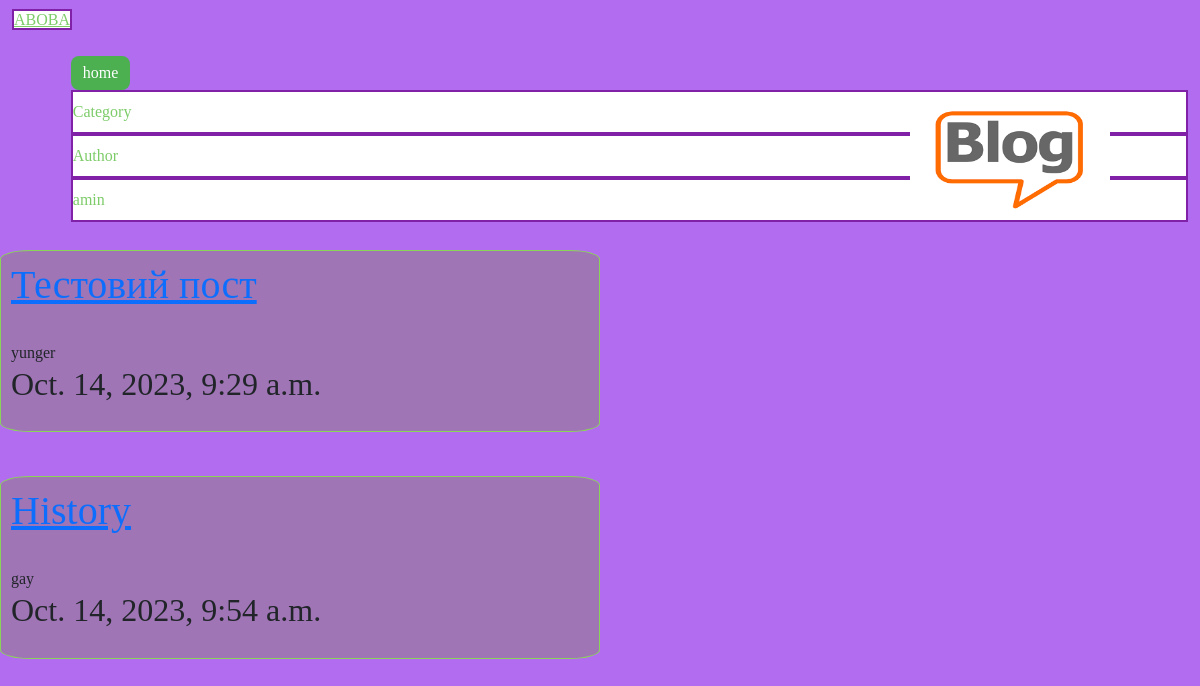
/?author=art, run on the app's committed database.
### blogapp/models.py (models this page shows)
class Post(models.Model):
    post_header = models.CharField(max_length=50)
    post_text = models.TextField(max_length=500)
    author = models.CharField(max_length=12)
    datetime = models.DateTimeField()
    category =  models.ForeignKey(Category, on_delete=models.SET_DEFAULT, default='no category')
    image = models.ImageField(upload_to="images/", default=None, null=True)
    def get_absolute_url(self):
        return reverse("post-details", args=[str(self.id)])

class Category(models.Model):
    canegory_name = models.TextField(max_length=25)

### blogapp/views.py (the view)
# urls.py: path('', view=views.index, name="home"),
def index(req):
    post_list = Post.objects.all()
    if req.GET.get("author", False):
        author = req.GET.get("author", False)
        post_list = Post.objects.filter(author__exact=author)
    if req.GET.get("category", False):
        category = req.GET.get("category", False)
        post_list = Post.objects.filter(category__canegory_name=category)
    return render(req, "blogapp/index.html", context={"posts": post_list})

### templates/blogapp/index.html
{% extends "layout.html" %}
{% block content %}
{% load static %}
<img class="logo" src="{% static 'images/logo.png' %}" alt="not found">
{% for p in posts %}
    <div class="blog_post">
        <h1><a href="{{p.get_absolute_url}}">{{p.post_header}} </a></h1>
        <br>
        {{p.category.canegory_name}}
        <br>
        <h2 class="date">{{p.datetime}}<h2>
    </div>
    <br>
{% endfor %}
{% endblock content %}

### static/styles/style.css (style rules this page uses)
body { background-color: rgba(162, 80, 238, 0.836); font-family: cursive; }
.blog_post { border: 1px solid rgba(134, 231, 69, 0.836); width: 50%; margin-top:20px; padding: 10px; border-radius: 5%; padding-bottom: 20px; background-color: #9f76afe5; }
.logo { width: 200px; height: 100px; margin-top: 10px; margin-left: 10px; position:absolute; top:100px; left:75%; }

### data on the page
Post: post_header "Тестовий пост", category.canegory_name "yunger", datetime "Oct. 14, 2023, 9:29 a.m."
Post: post_header "History", category.canegory_name "gay", datetime "Oct. 14, 2023, 9:54 a.m."
